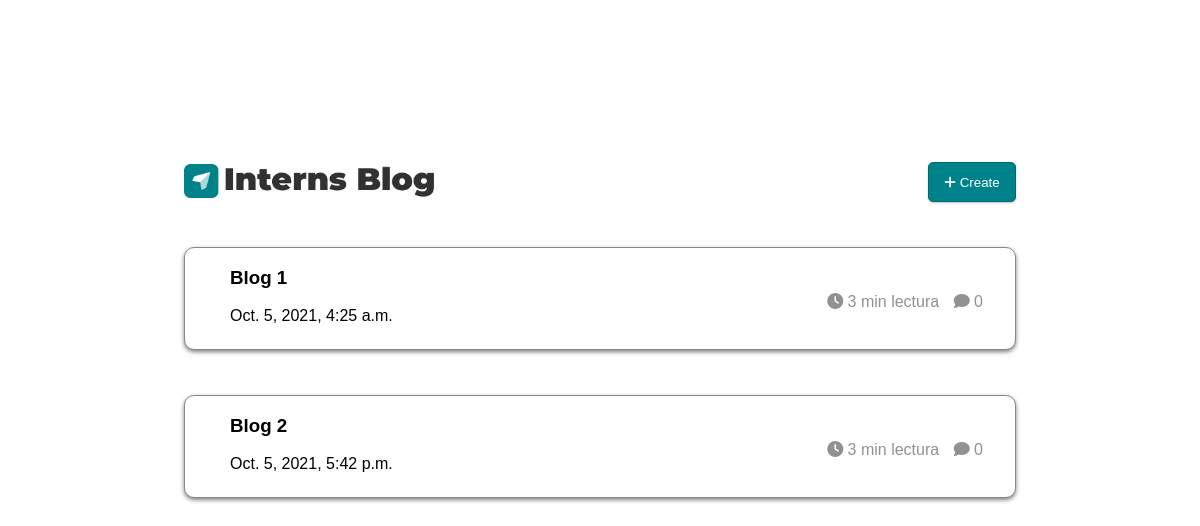
Before: / with the older database file.
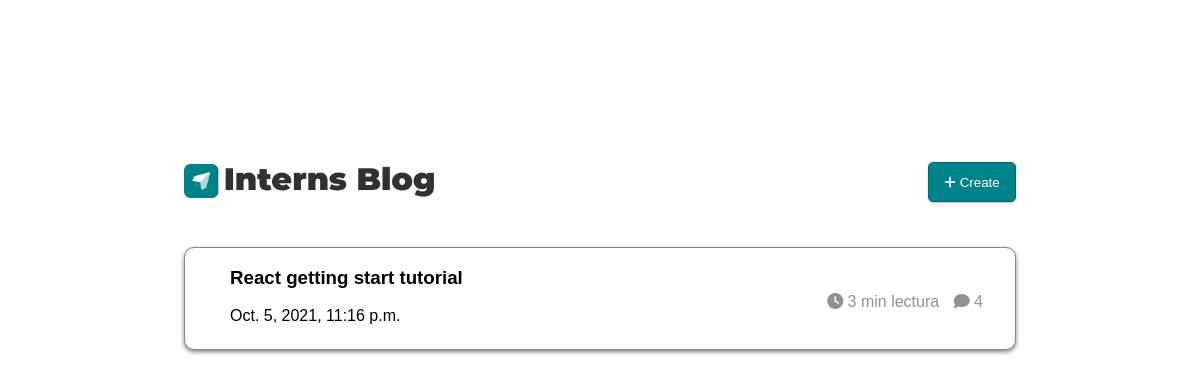
After: the same page with the newer database file.
### posts/models.py (models this page shows, shortened)
class Post(models.Model):
    title = models.CharField(max_length=100)
    content = QuillField()
    thumbnail = models.ImageField()
    publish_date = models.DateTimeField(auto_now_add=True)
    last_updated = models.DateTimeField(auto_now=True)
    author = CharField(max_length=50)
    slug = models.SlugField()
    def get_absolute_url(self):
        return reverse("detail", kwargs={
            'slug': self.slug
        })
    @property
    def get_comment_count(self):
        return self.comment_set.all().count()

### posts/views.py (the view)
# urls.py: path('', PostListView.as_view(), name='list'),
class PostListView(ListView):
    model = Post

### posts/templates/posts/post_list.html (shortened to what this page needs)
{% extends "base.html" %}
{% block content %}
<div class="redirect">
  <a href="/create/">
    <button type="submit"><i class="fas fa-solid fa-plus"></i> Create</button>
  </a>
</div>
    <div class="container">
        {% for object in object_list %}
          <a href="{{ object.get_absolute_url }}">
          <div class="card">
            <h3 class="card-title">{{ object.title }}</h3>
            <p class="card-publish">{{ object.publish_date }}</p>
            <p class="views">
              <span><i class="fas fa-solid fa-clock"> </i> 3 min lectura</span>
              <span><i class="fas fa-solid fa-comment"> </i> {{ object.get_comment_count }}</span>
            </p>
          </div>
        </a>
        {% endfor %}
    </div>
{% endblock content %}

### posts/templates/base.html (shortened to what this page needs)
{% load static %}
<!DOCTYPE html>
<html lang="en">
<head>
    <link rel="stylesheet" href="{% static 'css/main.css' %}" type="text/css"/>
</head>
<body>
    <div class="main-image">
        <img src="{% static 'img/Group(1).png'%}" alt="main-image">
    </div>
    {% block content %}
    {% endblock content %}
</body>
</html>

### posts/static/css/main.css (style rules this page uses)
body { font-family: 'Montserrat', sans-serif; font-size: normal; position: relative; margin: 23vh; }
a { text-decoration: none; color: black; }
.redirect button { position: relative; background-color: #00828A; color: white; text-align: center; width: 11vh; height: 5vh; border: 0.5px solid #006970; box-sizing: border-box; box-shadow: 0px 1px 2px rgba(0, 0, 0, 0.25); border-radius: 5px; float: right; margin-top: -5vh; }
.card { display: flexbox; padding-left: 45px; max-width: 100%; height: 103px; margin-top: 45px; margin-left: 20; background: #FFFFFF; border: 0.5px solid #888888; box-sizing: border-box; box-shadow: 0px 2px 4px rgba(0, 0, 0, 0.50); border-radius: 10px; }
.main-image img { width: 30%; height: 30%; margin-top: -4vh; }
h3 { font-weight: 600; max-width: 50%; }
.card .card-publish { max-width: 50%; float: bottom; }
.card .views { color: #919191; margin-right: 4vh; margin-top: -6vh; max-width: 40%; float: right; }
.card .views span { max-width: 30%; margin-left: 10px; }

Changed rows visible on the page:
removed Post: title "Blog 1", publish_date "Oct. 5, 2021, 4:25 a.m.", get_comment_count "0"
removed Post: title "Blog 2", publish_date "Oct. 5, 2021, 5:42 p.m.", get_comment_count "0"
added Post: title "React getting start tutorial", publish_date "Oct. 5, 2021, 11:16 p.m.", get_comment_count "4"
